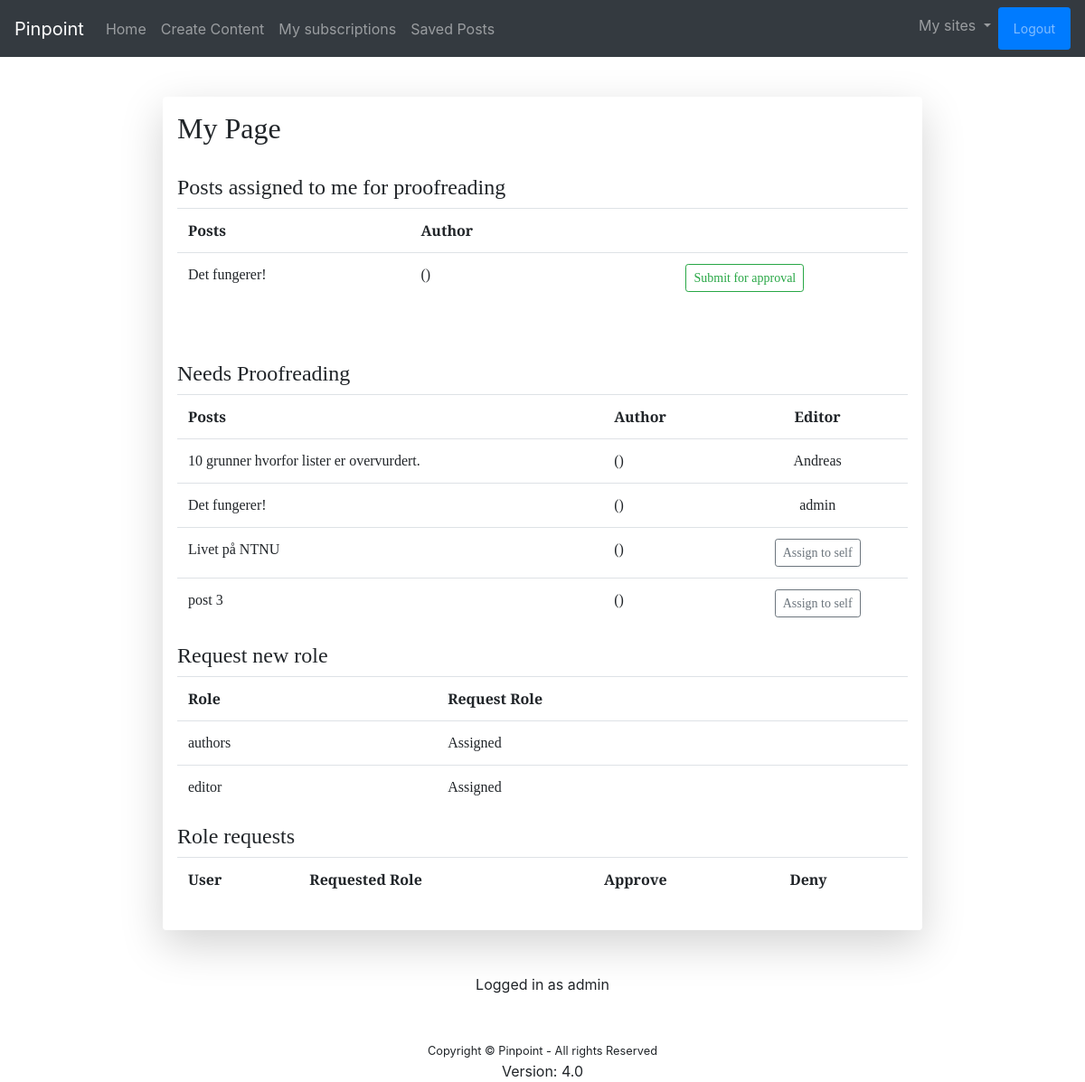
The page /my_page/ (signed in) on the database as committed earlier.
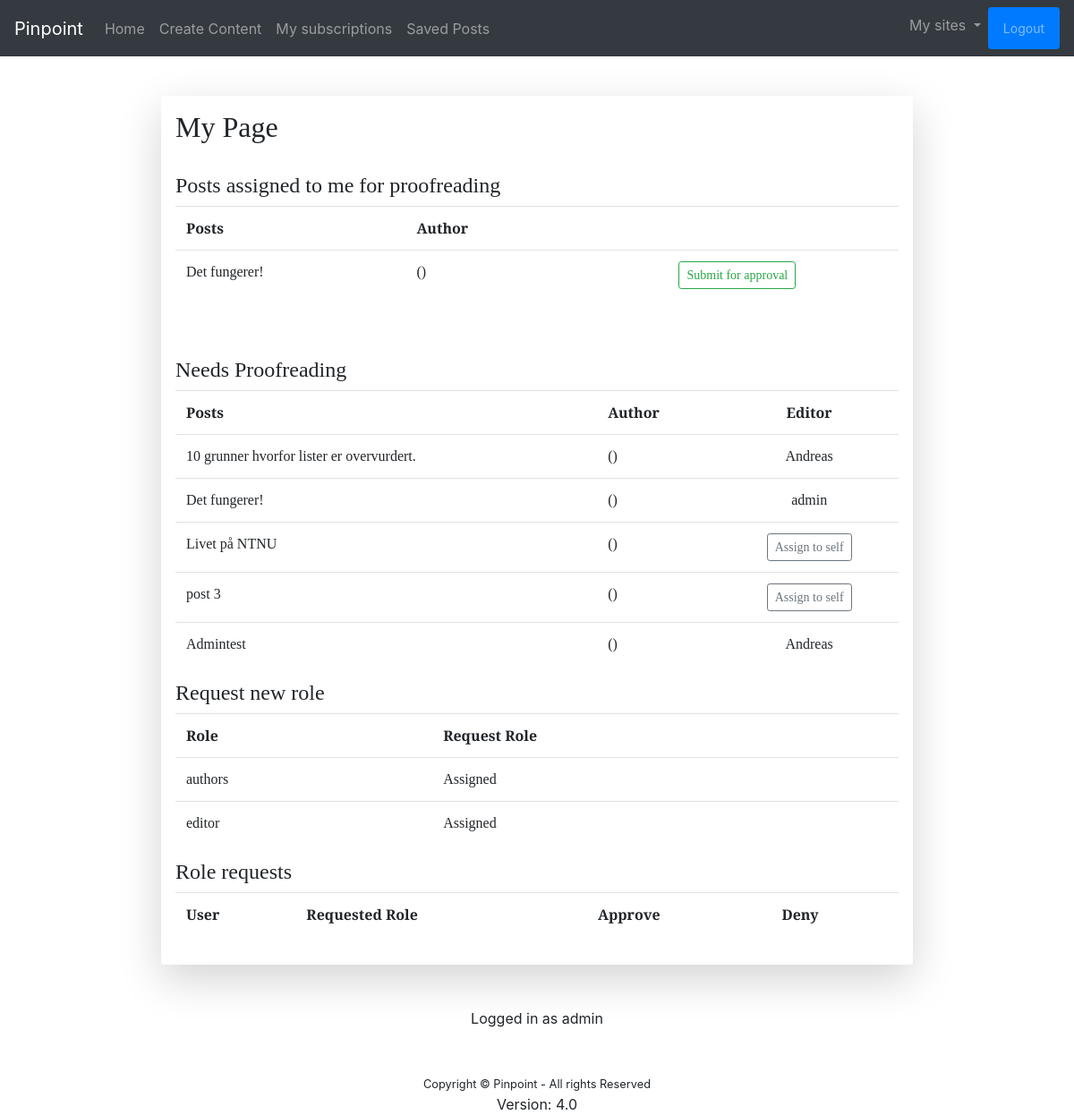
The same page on the database as committed later.
### view_content/models.py (models this page shows, shortened)
class Post(models.Model):
    title = models.CharField(max_length=200)
    body = models.TextField()
    date = models.DateTimeField(auto_now_add=True)
    author = models.ManyToManyField('auth.User')
    editor = models.ForeignKey('auth.User', on_delete=models.CASCADE, related_name='editor_of', null=True)
    needs_proofreading = models.BooleanField(default=False)
    published = models.BooleanField(default=False)
    comment = models.TextField(null=True)
    categories = models.ManyToManyField('Category')
    saved_users = models.ManyToManyField('auth.User', related_name='users')
    needs_approval = models.BooleanField(default=False)

### view_content/views.py (the view)
# urls.py: path('my_page/', views.my_page ,name ="my_page"),
def my_page(request):
    if not request.user.is_authenticated:
        return redirect('/')
    I_am_editor = is_editor(request.user)
    posts = Post.objects.filter(author=request.user)
    needs_proofreading = Post.objects.filter(needs_proofreading=True)
    assigned_to_logged_in_user = needs_proofreading.filter(editor=request.user)
    groups = Group.objects.all()
    role_requests = RoleRequest.objects.all()
    return render(request, "view_content/my_page.html",
                  {'posts': posts, 'needs_proofreading': needs_proofreading, 'is_editor': I_am_editor,
                   'groups': groups, 'role_requests': role_requests,
                   'assigned_to_logged_in_user': assigned_to_logged_in_user})

### view_content/views.py (called while the page is built)
def is_editor(user):
    if user.is_authenticated:
        return user.groups.filter(name='editor').exists()
    else:
        return False

### view_content/templates/view_content/my_page.html (shortened to what this page needs)
{% extends "base.html" %}
{% block content %}
<h2>My Page</h2>
<br>
<h4>Posts assigned to me for proofreading</h4>
<table class="table table-hover">
	<tr><th>Posts</th><th>Author</th><th></th></tr>
 		{% for post in assigned_to_logged_in_user %}
			<tr class="pointer">
				<td onclick="document.location='/edit/{{ post.id }}'">{{ post.title }}</td>
				<td>()</td>
				{% if not post.published %}
					<td>
						<center>
							<button class="btn btn-outline-success btn-sm"
									onclick="document.location='/submit_for_approval/{{ post.id }}'">Submit for approval
							</button>
						</center>
					</td>
				{% endif %}
			</tr>
 		{% endfor %}
	</table>
<br>
{% if needs_proofreading and is_editor %}
<br>
<h4>Needs Proofreading</h4>
<table class="table table-hover">
<tr>
	<th>Posts</th><th>Author</th><th><center>Editor</center></th>
</tr>
	{% for post in needs_proofreading %}
		<tr>
			 <td onclick="document.location='/edit/{{ post.id }}'">
				 {{ post.title }}
			 </td>
			<td onclick="document.location='/edit/{{ post.id }}'">()</td>
			<td>
				{% if post.editor is None %}
				<center><button class="btn btn-outline-secondary btn-sm" onclick="document.location='/assign/{{ post.id }}'">Assign to self</button></center>
				{% else %}
				<center>{{ post.editor }}</center>
				{% endif %}
			</td>
		</tr>
	{% endfor %}
</table>
{% endif %}
<h4>Request new role</h4>
<table class="table table-hover">
	<tr>
		<th>Role</th><th colspan="2">Request Role</th>
	</tr>
		{% for group in groups %}
			<tr>
				<td>
					{{ group }}
				</td>
					{% if group in user.groups.all %}
					<td colspan="2">Assigned</td>
					{% endif %}
			</tr>
		{% endfor %}
</table>
{% if request.user.is_superuser %}
<h4>Role requests</h4>
<table class="table table-hover">
	<tr>
		<th>User</th><th>Requested Role</th><th>Approve</th><th>Deny</th>
	</tr>
</table>
{% endif %}
{% endblock %}

Rows that differ between the two databases and show on the page:
added Post: title "Admintest", editor "Andreas", shown under "Needs Proofreading"
